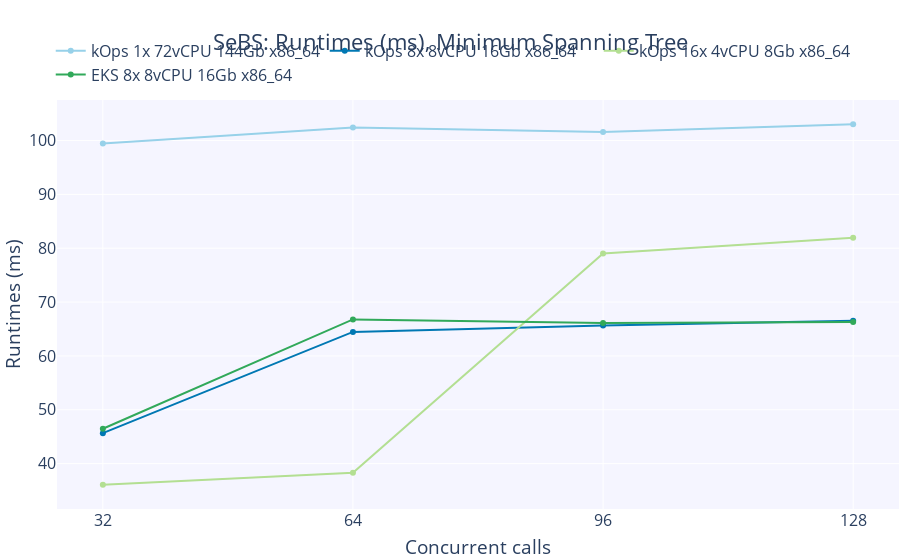

The notebook cell this image was saved under:
### Code cell
fig = go.Figure()

# Add figure title
fig.update_layout(
    legend=dict(
        orientation="h",
        yanchor="bottom",
        y=1.02,
        xanchor="center",
        x=0.47
    ),
    margin=dict(
        # t=1,
        b=1,
        l=1,
        r=1,
        autoexpand=True
    ),
    font=dict(
        size=16
    ),
    title = dict(
        text = "SeBS: Runtimes (ms), Minimum Spanning Tree",
        x = 0.5,
        xanchor = 'center'
    ),
    xaxis = dict(
        tickmode = 'array',
        tickvals = concurrent_calls
    ),
    xaxis_title_text='Concurrent calls',
    yaxis_title_text='Runtimes (ms)',
    plot_bgcolor=bgColor
)

for i, k in enumerate(clusters):
    fig.add_trace(
        go.Scatter(
            x = concurrent_calls,
            y = [sebs_df[k]['mst'][c]['runtime'].mean() for c in concurrent_calls], 
            name = k,
            marker_color=colorPallet[i]
        )
    )
    
fig.show()

### Figure 1 — Plotly figure (JSON) as saved in the notebook; plotly's stock layout.template omitted (floating-point values rounded to 4 significant figures)
{"data": [{"marker": {"color": "rgba(151, 209, 233, 255)"}, "name": "kOps 1x 72vCPU 144Gb x86_64", "type": "scatter", "x": [32, 64, 96, 128], "y": [99.45, 102.4, 101.6, 103.0]}, {"marker": {"color": "rgba(0, 120, 179, 255)"}, "name": "kOps 8x 8vCPU 16Gb x86_64", "type": "scatter", "x": [32, 64, 96, 128], "y": [45.65, 64.47, 65.67, 66.52]}, {"marker": {"color": "rgba(179, 223, 146, 255)"}, "name": "kOps 16x 4vCPU 8Gb x86_64", "type": "scatter", "x": [32, 64, 96, 128], "y": [36.06, 38.3, 79.04, 81.95]}, {"marker": {"color": "rgba(49, 169, 90, 255)"}, "name": "EKS 8x 8vCPU 16Gb x86_64", "type": "scatter", "x": [32, 64, 96, 128], "y": [46.47, 66.78, 66.13, 66.32]}], "layout": {"font": {"size": 16}, "legend": {"orientation": "h", "x": 0.47, "xanchor": "center", "y": 1.02, "yanchor": "bottom"}, "margin": {"autoexpand": true, "b": 1, "l": 1, "r": 1}, "plot_bgcolor": "rgba(245,245,255,255)", "title": {"text": "SeBS: Runtimes (ms), Minimum Spanning Tree", "x": 0.5, "xanchor": "center"}, "xaxis": {"autorange": true, "range": [25.96, 134.0], "tickmode": "array", "tickvals": [32, 64, 96, 128], "title": {"text": "Concurrent calls"}, "type": "linear"}, "yaxis": {"autorange": true, "range": [31.27, 107.8], "title": {"text": "Runtimes (ms)"}, "type": "linear"}}}
